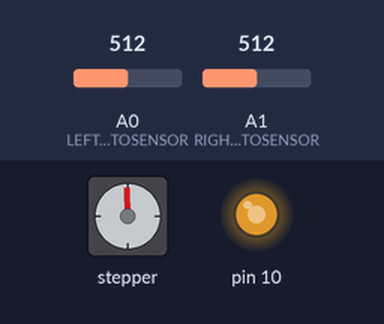
The sketch below on a simulated Arduino Uno, built with avr-gcc and run on an emulated ATmega328P. Shown: stepper motor, output pins drawn as LEDs (lit = HIGH). Wiring (inferred from the names in the program): stepper motor driver (200 steps per turn assumed): step pin 9; direction pin 12. Inputs (shaded band) come from the test bench; at power-on: A1 (RIGHT_PHOTOSENSOR) = 512, A0 (LEFT_PHOTOSENSOR) = 512. Pins used as bus, display or sensor lines are not drawn.

Above: at 1.2 s.
1.3 s: A1 (RIGHT_PHOTOSENSOR) set to 520
At 2.5 s:
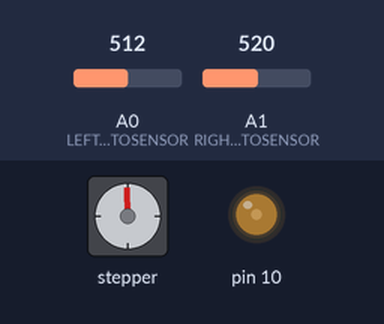
2.8 s: A1 (RIGHT_PHOTOSENSOR) set to 511
At 3.9 s:
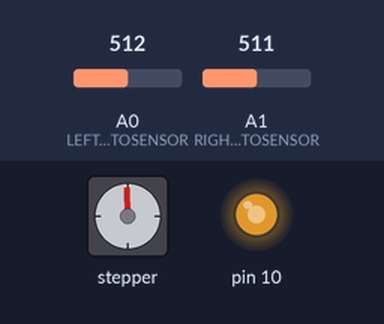
4.3 s: A1 (RIGHT_PHOTOSENSOR) set to 716
At 5.1 s:
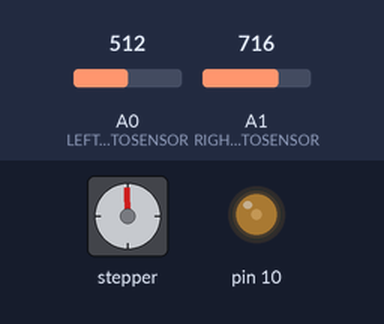
Timing chart, 0 to 7.3 s (numbered marks = the images above; inputs shaded):
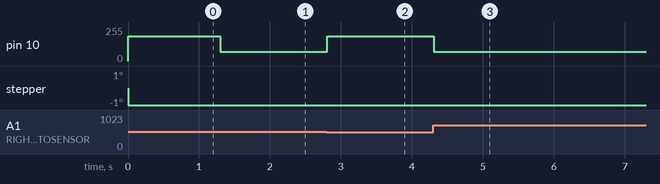

Measured:
- the behaviour switches between 512 and 513 on A1 (RIGHT_PHOTOSENSOR) (found by bisection; images 0 and 1)
- after the input at 1.3 s, pin 10: 185/255 → 70/255 at once
- after the input at 2.8 s, pin 10: 70/255 → 185/255 at once
- after the input at 4.3 s, pin 10: 185/255 → 70/255 at once

The sketch:

step_02_functions.ino
```cpp
#include "Arduino.h"
#include <stdint.h>

// define some constants for motor direction and speed
#define FWDDIR 1
#define REVDIR 0
#define FWDBASE 215
#define REVBASE 40

// define some constants to represent pins
#define MOTOR1DIR 12
#define MOTOR1STEP 9 //PWM
#define MOTOR2DIR 13
#define MOTOR2STEP 10 //PWM

#define LEFT_PHOTOSENSOR A0
#define RIGHT_PHOTOSENSOR A1

void motor_setup(uint8_t motor_dir_pin, uint8_t motor_step_pin)
{
    // here we configure pins for motor operation
    pinMode(MOTOR1DIR, OUTPUT);
    pinMode(MOTOR1STEP,OUTPUT);
}

void motor_reverse(uint8_t motor_dir_pin, uint8_t motor_step_pin, uint8_t speed)
{
    if (speed > 100) {
        return;
    }

    digitalWrite(motor_dir_pin, REVDIR);
    analogWrite(motor_step_pin, REVBASE + speed);
}

void motor_forward(uint8_t motor_dir_pin, uint8_t motor_step_pin, uint8_t speed)
{
    if (speed > 100) {
        return;
    }

    digitalWrite(motor_dir_pin, FWDDIR);
    analogWrite(motor_step_pin, FWDBASE - speed);
}

void setup() {
    // slow PWM frequency down
    TCCR2B = TCCR2B & 0b1111100 | 0x02;

    motor_setup(MOTOR1DIR, MOTOR1STEP);
    motor_setup(MOTOR2DIR, MOTOR2STEP);
}

void loop() {
    // create variables to hold the values for the sensors
    uint16_t leftSensor, rightSensor;
    leftSensor = (uint16_t) analogRead(LEFT_PHOTOSENSOR);
    rightSensor = (uint16_t) analogRead(RIGHT_PHOTOSENSOR);
    if (rightSensor > leftSensor) {
        motor_forward(MOTOR1DIR, MOTOR1STEP, 30);
        motor_reverse(MOTOR2DIR, MOTOR2STEP, 30);
    } else {
        motor_reverse(MOTOR1DIR, MOTOR1STEP, 30);
        motor_forward(MOTOR2DIR, MOTOR2STEP, 30);
    }
    delay(100);
}
```
